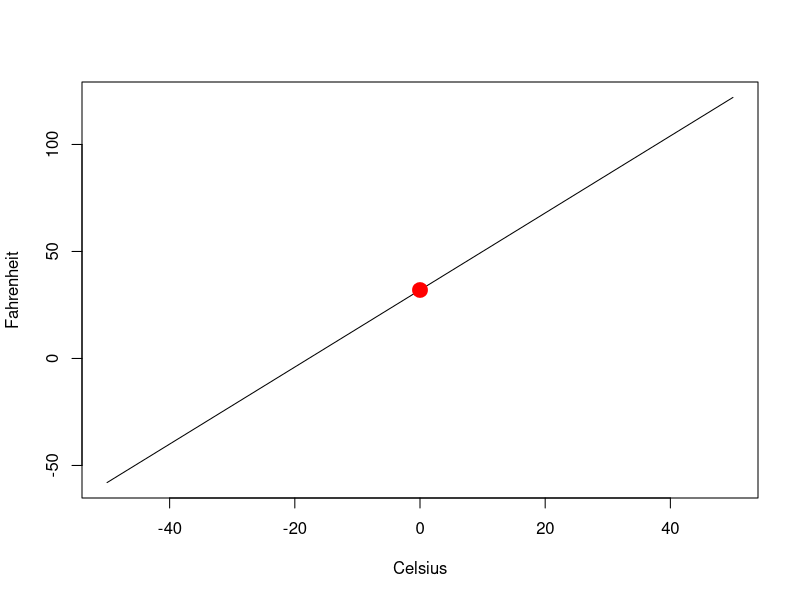

Here is the R script that generated this plot:
## ---- chunk 1
Celsius<-c(-50:50)
Fahrenheit <- Celsius * 1.8 + 32
plot(Celsius, Fahrenheit, type="l")
      points(x = 0, y=32, lwd= 8, col= "red")
